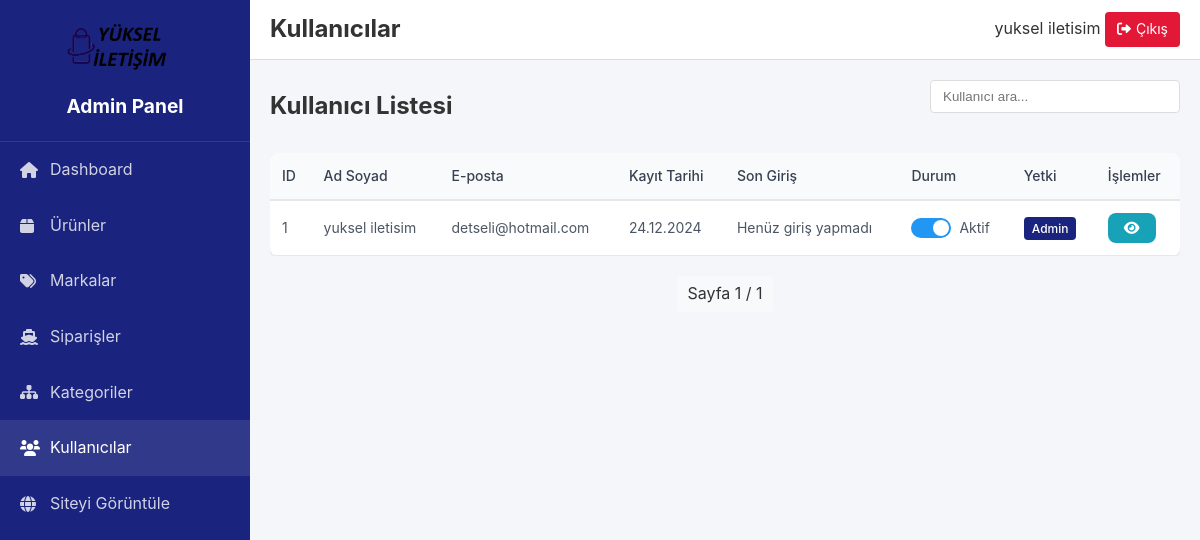
Before: /admin/users (signed in) with the older database file.
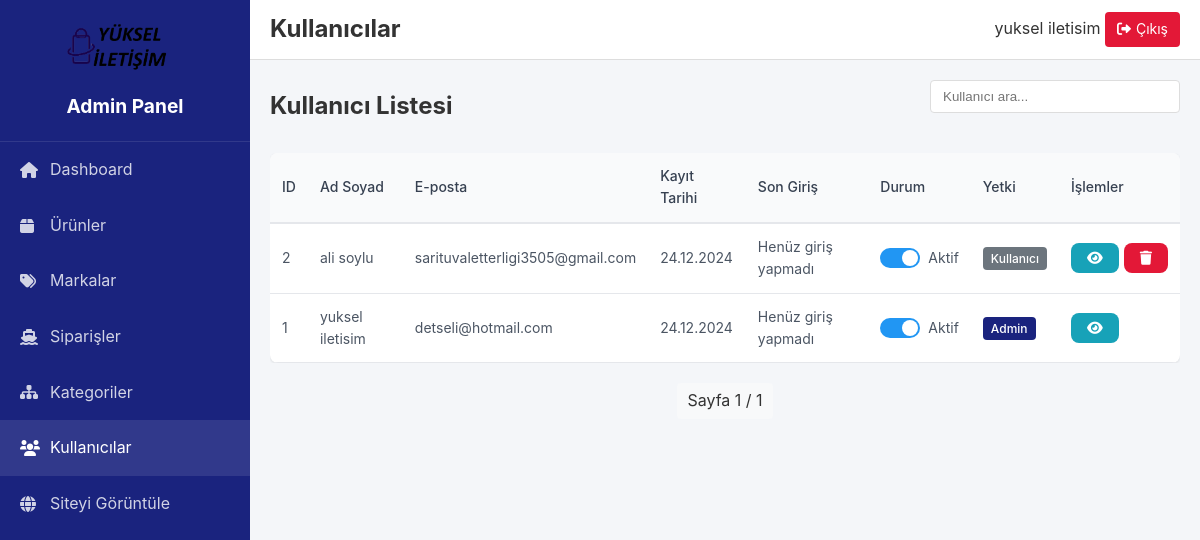
After: the same page with the newer database file.
### models.py (models this page shows, shortened)
class User(UserMixin, db.Model):
    id = db.Column(db.Integer, primary_key=True)
    email = db.Column(db.String(120), unique=True, nullable=False)
    password_hash = db.Column(db.String(128))
    first_name = db.Column(db.String(50))
    last_name = db.Column(db.String(50))
    phone = db.Column(db.String(15))
    category_id = db.Column(db.Integer, db.ForeignKey('category.id'))  # Yeni eklendi
    is_active = db.Column(db.Boolean, default=True)
    is_admin = db.Column(db.Boolean, default=False)
    created_at = db.Column(db.DateTime, default=datetime.utcnow)
    last_login = db.Column(db.DateTime)

### routes/admin.py (the view)
@admin_bp.route('/users')
@login_required
@admin_required
def users():
    page = request.args.get('page', 1, type=int)
    users = User.query.order_by(User.created_at.desc()).paginate(
        page=page, per_page=20)
    return render_template('admin/users.html', users=users)

### routes/admin.py (called while the page is built)
def admin_required(f):
    @wraps(f)
    def decorated_function(*args, **kwargs):
        if not current_user.is_authenticated or not current_user.is_admin:
            flash('Bu sayfaya erişim yetkiniz yok.', 'error')
            return redirect(url_for('index'))
        return f(*args, **kwargs)
    return decorated_function

### templates/admin/users.html (shortened to what this page needs)
{% extends 'admin/base.html' %}
{% block page_title %}Kullanıcılar{% endblock %}
{% block content %}
<div class="content-header">
    <h2>Kullanıcı Listesi</h2>
    <div class="actions">
        <div class="search-box">
            <input type="text" id="userSearch" placeholder="Kullanıcı ara..." class="search-input">
        </div>
    </div>
</div>
<div class="table-responsive">
    <table class="data-table">
        <thead>
            <tr>
                <th>ID</th>
                <th>Ad Soyad</th>
                <th>E-posta</th>
                <th>Kayıt Tarihi</th>
                <th>Son Giriş</th>
                <th>Durum</th>
                <th>Yetki</th>
                <th>İşlemler</th>
            </tr>
        </thead>
        <tbody>
            {% for user in users.items %}
            <tr data-user-id="{{ user.id }}">
                <td>{{ user.id }}</td>
                <td>{{ user.first_name }} {{ user.last_name }}</td>
                <td>{{ user.email }}</td>
                <td>{{ user.created_at.strftime('%d.%m.%Y') }}</td>
                <td>
                    {% if user.last_login %}
                        {{ user.last_login.strftime('%d.%m.%Y %H:%M') }}
                    {% else %}
                        Henüz giriş yapmadı
                    {% endif %}
                </td>
                <td>
                    <div class="status-toggle">
                        <label class="switch">
                            <span class="slider round"></span>
                        </label>
                        <span class="status-text">{{ 'Aktif' if user.is_active else 'Pasif' }}</span>
                    </div>
                </td>
                <td>
                    <span class="badge {{ 'badge-primary' if user.is_admin else 'badge-secondary' }}">
                        {{ 'Admin' if user.is_admin else 'Kullanıcı' }}
                    </span>
                </td>
                <td>
                    <div class="action-buttons">
                        <button onclick="showUserDetails('{{ user.id }}')" class="btn btn-sm btn-info">
                            <i class="fas fa-eye"></i>
                        </button>
                        {% if not user.is_admin %}
                        <button onclick="deleteUser('{{ user.id }}')" class="btn btn-sm btn-danger">
                            <i class="fas fa-trash"></i>
                        </button>
                        {% endif %}
                    </div>
                </td>
            </tr>
            {% endfor %}
        </tbody>
    </table>
</div>
<div class="pagination">
    <span class="current-page">Sayfa {{ users.page }} / {{ users.pages }}</span>
</div>
{% endblock %}

### templates/admin/base.html (shortened to what this page needs)
<!DOCTYPE html>
<html lang="tr">
<head>
    <link rel="stylesheet" href="https://cdnjs.cloudflare.com/ajax/libs/font-awesome/6.0.0/css/all.min.css">
    <link rel="stylesheet" href="{{ url_for('static', filename='css/admin.css') }}">
</head>
<body>
    <div class="admin-container">
        <aside class="admin-sidebar">
            <div class="sidebar-header">
                <img src="{{ url_for('static', filename='images/default-logo.png') }}" alt="Logo" class="admin-logo">
                <h1>Admin Panel</h1>
            </div>
            <nav class="sidebar-nav">
                <ul>
                    <li>
                        <a href="{{ url_for('admin.dashboard') }}" {% if request.endpoint == 'admin.dashboard' %}class="active"{% endif %}>
                            <i class="fas fa-home"></i>
                            <span>Dashboard</span>
                        </a>
                    </li>
                    <li>
                        <a href="{{ url_for('admin.products') }}" {% if request.endpoint == 'admin.products' %}class="active"{% endif %}>
                            <i class="fas fa-box"></i>
                            <span>Ürünler</span>
                        </a>
                    </li>
                    <li>
                        <a href="{{ url_for('admin.brands') }}" {% if request.endpoint == 'admin.brands' %}class="active"{% endif %}>
                            <i class="fas fa-tags"></i>
                            <span>Markalar</span>
                        </a>
                    </li>
                    <li>
                        <a href="{{ url_for('admin.orders') }}" {% if request.endpoint == 'admin.orders' %}class="active"{% endif %}>
                            <i class="fas fa-ship"></i>
                            <span>Siparişler</span>
                        </a>
                    </li>
                    <li>
                        <a href="{{ url_for('admin.categories') }}" {% if request.endpoint == 'admin.categories' %}class="active"{% endif %}>
                            <i class="fas fa-sitemap"></i>
                            <span>Kategoriler</span>
                        </a>
                    </li>
                    <li>
                        <a href="{{ url_for('admin.users') }}" {% if request.endpoint == 'admin.users' %}class="active"{% endif %}>
                            <i class="fas fa-users"></i>
                            <span>Kullanıcılar</span>
                        </a>
                    </li>
                    <li>
                        <a href="{{ url_for('index') }}" target="_blank">
                            <i class="fas fa-globe"></i>
                            <span>Siteyi Görüntüle</span>
                        </a>
                    </li>
                </ul>
            </nav>
        </aside>
        <main class="admin-main">
            <header class="admin-header">
                <div class="header-left">
                    <h2>{% block page_title %}{% endblock %}</h2>
                </div>
                <div class="header-right">
                    <div class="admin-user">
                        <span>{{ current_user.first_name }} {{ current_user.last_name }}</span>
                        <a href="{{ url_for('logout') }}" class="logout-btn">
                            <i class="fas fa-sign-out-alt"></i>
                            Çıkış
                        </a>
                    </div>
                </div>
            </header>
            <div class="admin-content">
                {% block content %}{% endblock %}
            </div>
        </main>
    </div>
</body>
</html>

Changed rows visible on the page:
added User: id "2", first_name "ali", last_name "soylu", email "sarituvaletterligi3505@gmail.com", created_at "24.12.2024", shows "Henüz giriş yapmadı", is_active "Aktif", is_admin "Kullanıcı"
